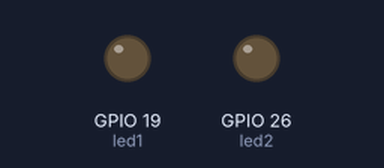
The program below on a simulated Raspberry Pi (BCM pin numbers). On the bench: output pins drawn as LEDs (lit = HIGH).

Above: at 0.05 s.
At 1.5 s:
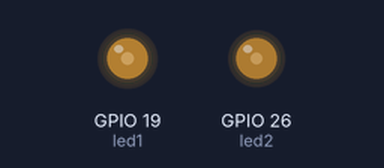
At 2.95 s:
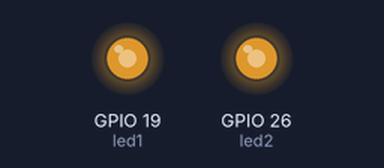
At 5.9 s:
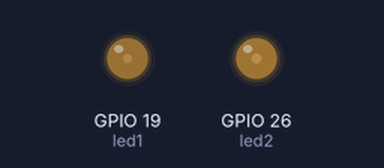
Timing chart, 0 to 8.3 s (numbered marks = the images above):
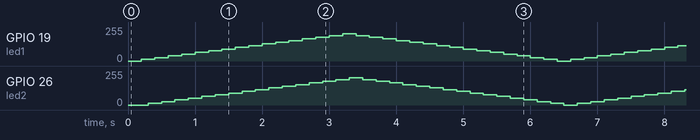

The program:

breathingLight.py
```python
import RPi.GPIO as GPIO
import time

#using BCM system:
GPIO.setmode(GPIO.BCM)

led1 = 19
led2 = 26
frequency = 120

GPIO.setup(led1, GPIO.OUT)
GPIO.setup(led2, GPIO.OUT)

led_pwm = []
led_pwm.append(GPIO.PWM(led1, frequency))
led_pwm.append(GPIO.PWM(led2, frequency))

for led in led_pwm:
	led.start(0)

try:
	while(True):
		#become lighter through change the duty cycle
		for i in range(0, 80, 5):
			for led in led_pwm:
				led.ChangeDutyCycle(i)
				time.sleep(0.1)

		#become darker
		for i in range(80, 0, -5):
			for led in led_pwm:
				led.ChangeDutyCycle(i)
				time.sleep(0.1)

except KeyboardInterrupt:
	for led in led_pwm:
		led.stop()
	GPIO.cleanup()
```
